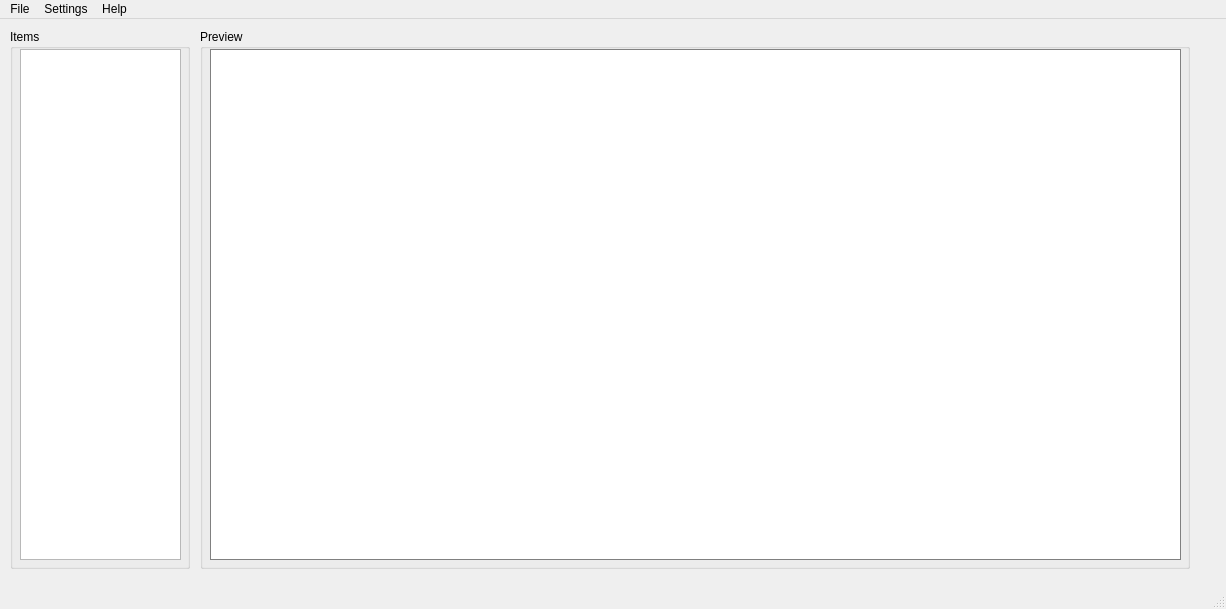
<?xml version="1.0" encoding="UTF-8"?>
<ui version="4.0">
 <class>MainWindow</class>
 <widget class="QMainWindow" name="MainWindow">
  <property name="geometry">
   <rect>
    <x>0</x>
    <y>0</y>
    <width>1226</width>
    <height>609</height>
   </rect>
  </property>
  <property name="windowTitle">
   <string>MainWindow</string>
  </property>
  <widget class="QWidget" name="centralwidget">
   <widget class="QGroupBox" name="groupBox">
    <property name="geometry">
     <rect>
      <x>10</x>
      <y>10</y>
      <width>180</width>
      <height>540</height>
     </rect>
    </property>
    <property name="title">
     <string>Items</string>
    </property>
    <widget class="QListView" name="listView">
     <property name="geometry">
      <rect>
       <x>10</x>
       <y>20</y>
       <width>161</width>
       <height>511</height>
      </rect>
     </property>
    </widget>
   </widget>
   <widget class="QGroupBox" name="groupBox_2">
    <property name="geometry">
     <rect>
      <x>200</x>
      <y>10</y>
      <width>990</width>
      <height>540</height>
     </rect>
    </property>
    <property name="title">
     <string>Preview</string>
    </property>
    <widget class="QWidget" name="widget" native="true">
     <property name="geometry">
      <rect>
       <x>10</x>
       <y>20</y>
       <width>971</width>
       <height>511</height>
      </rect>
     </property>
     <property name="autoFillBackground">
      <bool>false</bool>
     </property>
     <property name="styleSheet">
      <string notr="true">border: 1px solid grey;
background: white;</string>
     </property>
    </widget>
   </widget>
  </widget>
  <widget class="QMenuBar" name="menubar">
   <property name="geometry">
    <rect>
     <x>0</x>
     <y>0</y>
     <width>1226</width>
     <height>21</height>
    </rect>
   </property>
   <widget class="QMenu" name="menuFile">
    <property name="title">
     <string>File</string>
    </property>
    <addaction name="actionNew"/>
    <addaction name="actionLoad"/>
    <addaction name="separator"/>
    <addaction name="actionSave"/>
    <addaction name="actionSave_As_2"/>
    <addaction name="separator"/>
    <addaction name="actionExit"/>
   </widget>
   <widget class="QMenu" name="menuSettings">
    <property name="title">
     <string>Settings</string>
    </property>
    <addaction name="actionPreferences"/>
    <addaction name="actionHotkeys"/>
   </widget>
   <widget class="QMenu" name="menuHelp">
    <property name="title">
     <string>Help</string>
    </property>
    <addaction name="actionAbout"/>
   </widget>
   <addaction name="menuFile"/>
   <addaction name="menuSettings"/>
   <addaction name="menuHelp"/>
  </widget>
  <widget class="QStatusBar" name="statusbar"/>
  <action name="actionSave">
   <property name="text">
    <string>Save</string>
   </property>
  </action>
  <action name="actionLoad">
   <property name="text">
    <string>Open...</string>
   </property>
  </action>
  <action name="actionExit">
   <property name="text">
    <string>Exit</string>
   </property>
  </action>
  <action name="actionSave_As">
   <property name="text">
    <string>Save As...</string>
   </property>
  </action>
  <action name="actionPreferences">
   <property name="text">
    <string>Preferences...</string>
   </property>
  </action>
  <action name="actionHotkeys">
   <property name="text">
    <string>Hotkey Editor...</string>
   </property>
  </action>
  <action name="actionAbout">
   <property name="text">
    <string>About...</string>
   </property>
  </action>
  <action name="actionNew">
   <property name="text">
    <string>New...</string>
   </property>
  </action>
  <action name="actionSave_As_2">
   <property name="text">
    <string>Save As...</string>
   </property>
  </action>
 </widget>
 <resources/>
 <connections/>
</ui>
